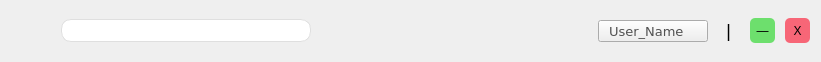
    <widget class="QWidget" name="layoutWidget">
     <property name="geometry">
      <rect>
       <x>29</x>
       <y>14</y>
       <width>821</width>
       <height>42</height>
      </rect>
     </property>
     <layout class="QHBoxLayout" name="Search_Layout">
      <property name="spacing">
       <number>0</number>
      </property>
      <item>
       <widget class="QLabel" name="Search_Label">
        <property name="minimumSize">
         <size>
          <width>40</width>
          <height>40</height>
         </size>
        </property>
        <property name="maximumSize">
         <size>
          <width>40</width>
          <height>39</height>
         </size>
        </property>
        <property name="styleSheet">
         <string notr="true">background-image:url(./icon/search.png);</string>
        </property>
        <property name="text">
         <string/>
        </property>
       </widget>
      </item>
      <item>
       <spacer name="Search_Spacer">
        <property name="orientation">
         <enum>Qt::Horizontal</enum>
        </property>
        <property name="sizeType">
         <enum>QSizePolicy::Fixed</enum>
        </property>
        <property name="sizeHint" stdset="0">
         <size>
          <width>10</width>
          <height>20</height>
         </size>
        </property>
       </spacer>
      </item>
      <item>
       <widget class="QLineEdit" name="Search_lineEdit">
        <property name="minimumSize">
         <size>
          <width>250</width>
          <height>23</height>
         </size>
        </property>
        <property name="maximumSize">
         <size>
          <width>250</width>
          <height>23</height>
         </size>
        </property>
        <property name="styleSheet">
         <string notr="true">border-radius:10px;
border-color: rgb(223, 223, 223);
border-width: 1px;
border-style: solid;
padding-left:7px
</string>
        </property>
        <property name="text">
         <string/>
        </property>
       </widget>
      </item>
      <item>
       <spacer name="Search_Spacer1">
        <property name="orientation">
         <enum>Qt::Horizontal</enum>
        </property>
        <property name="sizeHint" stdset="0">
         <size>
          <width>40</width>
          <height>20</height>
         </size>
        </property>
       </spacer>
      </item>
      <item>
       <widget class="QPushButton" name="User_Button">
        <property name="minimumSize">
         <size>
          <width>33</width>
          <height>33</height>
         </size>
        </property>
        <property name="maximumSize">
         <size>
          <width>33</width>
          <height>33</height>
         </size>
        </property>
        <property name="styleSheet">
         <string notr="true">border-radius:17px;
background-image:url(../icon/user.png);

</string>
        </property>
        <property name="text">
         <string/>
        </property>
       </widget>
      </item>
      <item>
       <widget class="QComboBox" name="Info_Box">
        <property name="minimumSize">
         <size>
          <width>110</width>
          <height>22</height>
         </size>
        </property>
        <property name="maximumSize">
         <size>
          <width>110</width>
          <height>22</height>
         </size>
        </property>
        <property name="font">
         <font>
          <family>Verdana</family>
          <pointsize>10</pointsize>
         </font>
        </property>
        <property name="styleSheet">
         <string notr="true">QComboBox{
border-color:#C8C8C8;
color: rgb(80, 80, 80);
padding-left: 10px;
}
::drop-down{
	border: none; 
}
::down-arrow
{
	border-image:url(../icon/drop_down.png);
}

</string>
        </property>
        <item>
         <property name="text">
          <string>User_Name</string>
         </property>
        </item>
        <item>
         <property name="text">
          <string>个人信息</string>
         </property>
        </item>
        <item>
         <property name="text">
          <string>切换帐号</string>
         </property>
        </item>
        <item>
         <property name="text">
          <string>退出</string>
         </property>
        </item>
       </widget>
      </item>
      <item>
       <spacer name="Search_Spacer2">
        <property name="orientation">
         <enum>Qt::Horizontal</enum>
        </property>
        <property name="sizeType">
         <enum>QSizePolicy::Fixed</enum>
        </property>
        <property name="sizeHint" stdset="0">
         <size>
          <width>15</width>
          <height>20</height>
         </size>
        </property>
       </spacer>
      </item>
      <item>
       <widget class="QLabel" name="Dividing_Search">
        <property name="minimumSize">
         <size>
          <width>10</width>
          <height>20</height>
         </size>
        </property>
        <property name="maximumSize">
         <size>
          <width>20</width>
          <height>20</height>
         </size>
        </property>
        <property name="font">
         <font>
          <family>隶书</family>
          <pointsize>15</pointsize>
         </font>
        </property>
        <property name="text">
         <string>|</string>
        </property>
       </widget>
      </item>
      <item>
       <spacer name="Search_Spacer3">
        <property name="orientation">
         <enum>Qt::Horizontal</enum>
        </property>
        <property name="sizeType">
         <enum>QSizePolicy::Fixed</enum>
        </property>
        <property name="sizeHint" stdset="0">
         <size>
          <width>15</width>
          <height>20</height>
         </size>
        </property>
       </spacer>
      </item>
      <item>
       <widget class="QPushButton" name="Min_Button">
        <property name="minimumSize">
         <size>
          <width>25</width>
          <height>25</height>
         </size>
        </property>
        <property name="maximumSize">
         <size>
          <width>25</width>
          <height>25</height>
         </size>
        </property>
        <property name="styleSheet">
         <string notr="true">QPushButton{background:#6DDF6D;border-radius:5px;}
::hover{background:green;}</string>
        </property>
        <property name="text">
         <string>—</string>
        </property>
       </widget>
      </item>
      <item>
       <spacer name="Search_Spacer5">
        <property name="orientation">
         <enum>Qt::Horizontal</enum>
        </property>
        <property name="sizeType">
         <enum>QSizePolicy::Fixed</enum>
        </property>
        <property name="sizeHint" stdset="0">
         <size>
          <width>10</width>
          <height>20</height>
         </size>
        </property>
       </spacer>
      </item>
      <item>
       <widget class="QPushButton" name="Close_Button">
        <property name="minimumSize">
         <size>
          <width>25</width>
          <height>25</height>
         </size>
        </property>
        <property name="maximumSize">
         <size>
          <width>25</width>
          <height>25</height>
         </size>
        </property>
        <property name="styleSheet">
         <string notr="true">QPushButton{background:#F76677;border-radius:5px;}QPushButton:hover{background:red;}</string>
        </property>
        <property name="text">
         <string>X</string>
        </property>
       </widget>
      </item>
     </layout>
    </widget>
